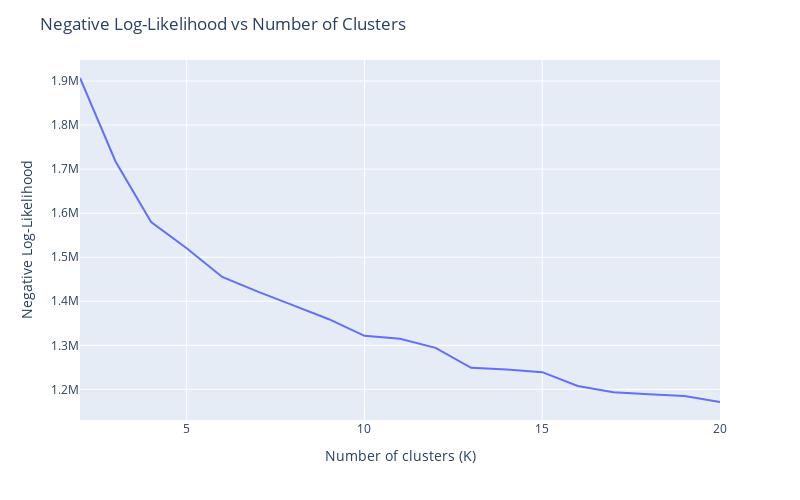

Write notebook code for a chart like this one.
### Code cell
fig = px.line(x=ks, y=nnls)
fig.update_layout(title="Negative Log-Likelihood vs Number of Clusters",
                  xaxis_title="Number of clusters (K)",
                  yaxis_title="Negative Log-Likelihood", 
                  width=800, height=500)
fig.show()

fig = px.line(x=ks, y=times)
fig.update_layout(title="Computation Time vs Number of Clusters",
                  xaxis_title="Number of clusters (K)",
                  yaxis_title="Computation Time (s)",
                  width=800, height=500)
fig.show()

### Figure 1 — Plotly figure (JSON) as saved in the notebook; plotly's stock layout.template omitted (floating-point values rounded to 4 significant figures)
{"data": [{"hovertemplate": "x=%{x}<br>y=%{y}<extra></extra>", "legendgroup": "", "line": {"color": "#636efa", "dash": "solid"}, "marker": {"symbol": "circle"}, "mode": "lines", "name": "", "orientation": "v", "showlegend": false, "type": "scatter", "x": [2, 3, 4, 5, 6, 7, 8, 9, 10, 11, 12, 13, 14, 15, 16, 17, 18, 19, 20], "xaxis": "x", "y": [1907000.0, 1717000.0, 1580000.0, 1520000.0, 1455000.0, 1422000.0, 1391000.0, 1359000.0, 1322000.0, 1315000.0, 1294000.0, 1249000.0, 1245000.0, 1239000.0, 1208000.0, 1194000.0, 1189000.0, 1185000.0, 1171000.0], "yaxis": "y"}], "layout": {"height": 500, "legend": {"tracegroupgap": 0}, "margin": {"t": 60}, "title": {"text": "Negative Log-Likelihood vs Number of Clusters"}, "width": 800, "xaxis": {"anchor": "y", "domain": [0, 1], "title": {"text": "Number of clusters (K)"}}, "yaxis": {"anchor": "x", "domain": [0, 1], "title": {"text": "Negative Log-Likelihood"}}}}
